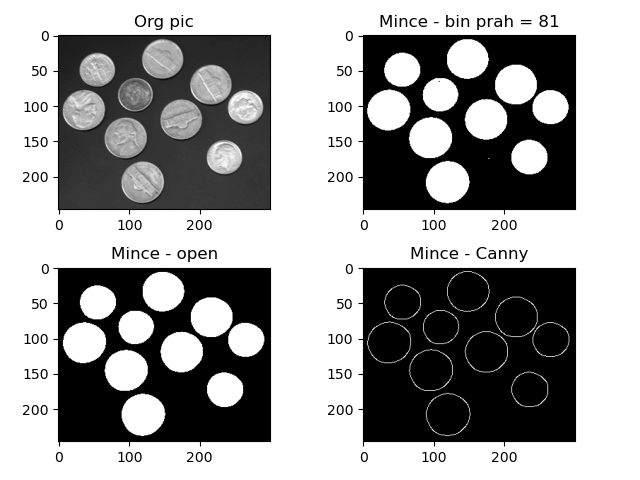

Reproduce this figure in Python.
import numpy as np
import cv2 as cv
import matplotlib.pyplot as plt


def print(img, title, p):
    plt.subplot(2, 2, p)
    plt.title(title)
    plt.tight_layout()
    plt.imshow(img, 'gray')


if __name__ == '__main__':
    img_original = cv.imread("obr/mince.png", 0)

    maxval = 255
    prah = 81

    kernel = cv.getStructuringElement(cv.MORPH_CROSS, (4, 4))

    _, img_prah2 = cv.threshold(img_original, prah, maxval, cv.THRESH_BINARY)
    img_prah3 = cv.morphologyEx(img_prah2, cv.MORPH_ELLIPSE, kernel)
    img_canny = cv.Canny(img_prah3, 100, 200)

    print(img_original, "Org pic", 1)
    print(img_prah2, "Mince - bin prah = %i" % prah, 2)
    print(img_prah3, "Mince - open", 3)
    print(img_canny, "Mince - Canny", 4)

    plt.savefig("mince.png")
    plt.show()
